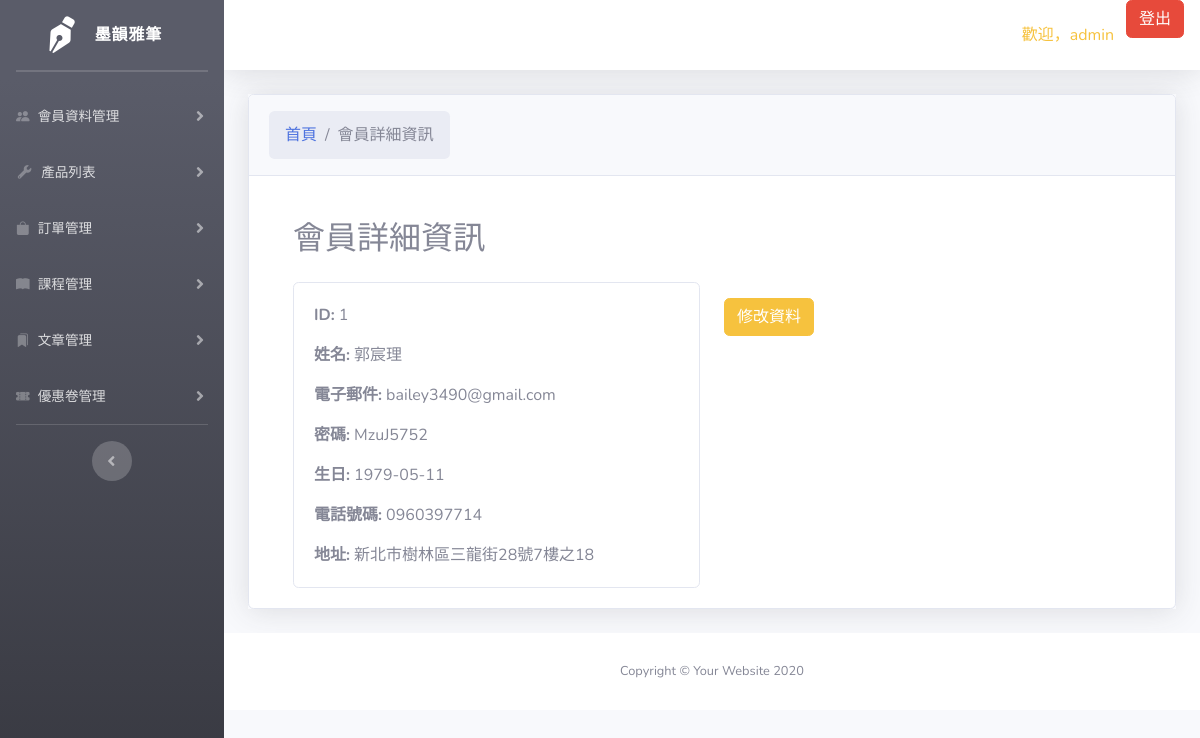
/admin/user/member_details.php?id=1, run on the app's committed database.
### tables this page shows
CREATE TABLE `user` (
  `id` int(11) NOT NULL,
  `name` varchar(50) DEFAULT NULL,
  `email` varchar(255) DEFAULT NULL,
  `password` varchar(100) NOT NULL,
  `birthday` date DEFAULT NULL,
  `number` varchar(20) DEFAULT NULL,
  `address` varchar(255) DEFAULT NULL,
  `deleted_at` timestamp NULL DEFAULT NULL
);

### admin/config/dbConnect.php (called while the page is built, shortened)
<?php
$username = "admin";

### admin/user/member_details.php (the view, shortened to what this page needs)
<?php
require_once("../config/dbConnect.php");
if (isset($_GET['id'])) {
    $member_id = $_GET['id'];
    $query = "SELECT * FROM `user` WHERE id = $member_id";
    $result = mysqli_query($conn, $query);
    if ($result) {
        if ($row = mysqli_fetch_assoc($result)) {
?>
            <!DOCTYPE html>
            <html lang="en">
            <html lang="en">
            <head>
                <link href="../public/css/sb-admin-2.css" rel="stylesheet" type="text/css">
                <link href="../public/css/sb-admin-2.min.css" rel="stylesheet">
                <link href="../public/vendor/datatables/dataTables.bootstrap4.min.css" rel="stylesheet">
                <link rel="stylesheet" href="https://cdn.jsdelivr.net/npm/bootstrap-icons@1.11.2/font/bootstrap-icons.min.css">
                <link rel="stylesheet" href="../user/css/style.css">
                <link href="../public/vendor/fontawesome-free/css/all.min.css" rel="stylesheet" type="text/css">
            </head>
            <body id="page-top">
                <div id="wrapper">
                    <ul class="navbar-nav bg-gradient-dark sidebar sidebar-dark accordion" id="accordionSidebar">
                        <a class="sidebar-brand d-flex align-items-center justify-content-center" href="../admin.php">
                            <div class="sidebar-brand-icon rotate-n-15">
                                <i class="fas  fa-pen-nib "></i>
                            </div>
                            <div class="sidebar-brand-text mx-3">墨韻雅筆</div>
                        </a>
                        <hr class="sidebar-divider my-0">
                        <hr class="sidebar-divider">
                        <li class="nav-item">
                            <a class="nav-link collapsed" href="#" data-toggle="collapse" data-target="#users" aria-expanded="true" aria-controls="users">
                                <i class="bi bi-people-fill"></i>
                                <span>會員資料管理</span>
                            </a>
                        </li>
                        <li class="nav-item">
                            <a class="nav-link collapsed" href="#" data-toggle="collapse" data-target="#product" aria-expanded="true" aria-controls="product">
                                <i class="fas fa-fw fa-wrench"></i>
                                <span>產品列表</span>
                            </a>
                        </li>
                        <li class="nav-item">
                            <a class="nav-link collapsed" href="../inventory/orderlist.php" data-toggle="collapse" data-target="#order" aria-expanded="true" aria-controls="order">
                                <i class="bi bi-bag-fill"></i>
                                <span>訂單管理</span>
                            </a>
                        </li>
                        <li class="nav-item">
                            <a class="nav-link collapsed" href="#" data-toggle="collapse" data-target="#course" aria-expanded="true" aria-controls="course">
                                <i class="bi bi-book-fill"></i>
                                <span>課程管理</span>
                            </a>
                        </li>
                        <li class="nav-item">
                            <a class="nav-link collapsed" href="#" data-toggle="collapse" data-target="#article" aria-expanded="true" aria-controls="article">
                                <i class="bi bi-bookmarks-fill"></i>
                                <span>文章管理</span>
                            </a>
                        </li>
                        <li class="nav-item">
                            <a class="nav-link collapsed" href="#" data-toggle="collapse" data-target="#coupon" aria-expanded="true" aria-controls="coupon">
                                <i class="bi bi-ticket-perforated-fill"></i>
                                <span>優惠卷管理</span>
                            </a>
                        </li>
                        <hr class="sidebar-divider">
                        <div class="text-center d-none d-md-inline">
                            <button class="rounded-circle border-0" id="sidebarToggle"></button>
                        </div>
                    </ul>
                    <div id="content-wrapper" class="d-flex flex-column">
                        <div id="content-wrapper" class="d-flex flex-column">
                            <div id="content">
                                <nav class="navbar navbar-expand navbar-light bg-white topbar mb-4 static-top shadow">
                                    <ul class="navbar-nav ml-auto">
                                        <li class="nav-item">
                                            <span class="nav-link text-warning">歡迎，<?php echo $username; ?></span>
                                        </li>
                                        <li class="nav-item">
                                            <form class="form-inline ml-auto" action="doMemberLogout.php" method="post">
                                                <button type="submit" class="btn btn-danger">登出</button>
                                            </form>
                                        </li>
                                    </ul>
                                </nav>
                                <div class="container-fluid">
                                    <div class="shadow mb-4">
                                        <div class="card">
                                            <div class="card-header py-3 d-flex justify-content-between">
                                                <nav aria-label="breadcrumb">
                                                    <ol class="breadcrumb m-0">
                                                        <li class="breadcrumb-item"><a href="members_list.php">首頁</a></li>
                                                        <li class="breadcrumb-item active" aria-current="page">會員詳細資訊</li>
                                                    </ol>
                                                </nav>
                                            </div>
                                            <div class="card-body">
                                                <div class="container mt-4">
                                                    <h2 class="mb-4">會員詳細資訊</h2>
                                                    <div class="row">
                                                        <div class="col-md-6">
                                                            <div class="card">
                                                                <div class="card-body">
                                                                    <p class="card-text"><strong>ID:</strong> <?php echo $row['id']; ?></p>
                                                                    <p class="card-text"><strong>姓名:</strong> <?php echo $row['name']; ?></p>
                                                                    <p class="card-text"><strong>電子郵件:</strong> <?php echo $row['email']; ?></p>
                                                                    <p class="card-text"><strong>密碼:</strong> <?php echo $row['password']; ?></p>
                                                                    <p class="card-text"><strong>生日:</strong> <?php echo $row['birthday']; ?></p>
                                                                    <p class="card-text"><strong>電話號碼:</strong> <?php echo $row['number']; ?></p>
                                                                    <p class="card-text"><strong>地址:</strong> <?php echo $row['address']; ?></p>
                                                                </div>
                                                            </div>
                                                        </div>
                                                        <div class="col-md-6">
                                                            <a href="edit_member.php?id=<?php echo $member_id; ?>" class="btn btn-warning mt-3">修改資料</a>
                                                        </div>
                                                    </div>
                                                </div>
                                            </div>
                                        </div>
                                    </div>
                                </div>
                                <footer class="sticky-footer bg-white">
                                    <div class="container my-auto">
                                        <div class="copyright text-center my-auto">
                                            <span>Copyright &copy; Your Website 2020</span>
                                        </div>
                                    </div>
                                </footer>
                            </div>
                        </div>
            </body>
            </html>
<?php
        } else {
            echo "找不到該會員的詳細資訊。";
        }
    } else {
        echo "查詢失敗：" . mysqli_error($conn);
    }
} else {
    echo "缺少會員ID。";
}
?>

### data on the page
user: id "1", name "郭宸理", email "bailey3490@gmail.com", password "MzuJ5752", birthday "1979-05-11", number "0960397714", address "新北市樹林區三龍街28號7樓之18"

### other printed values
$username "admin"
